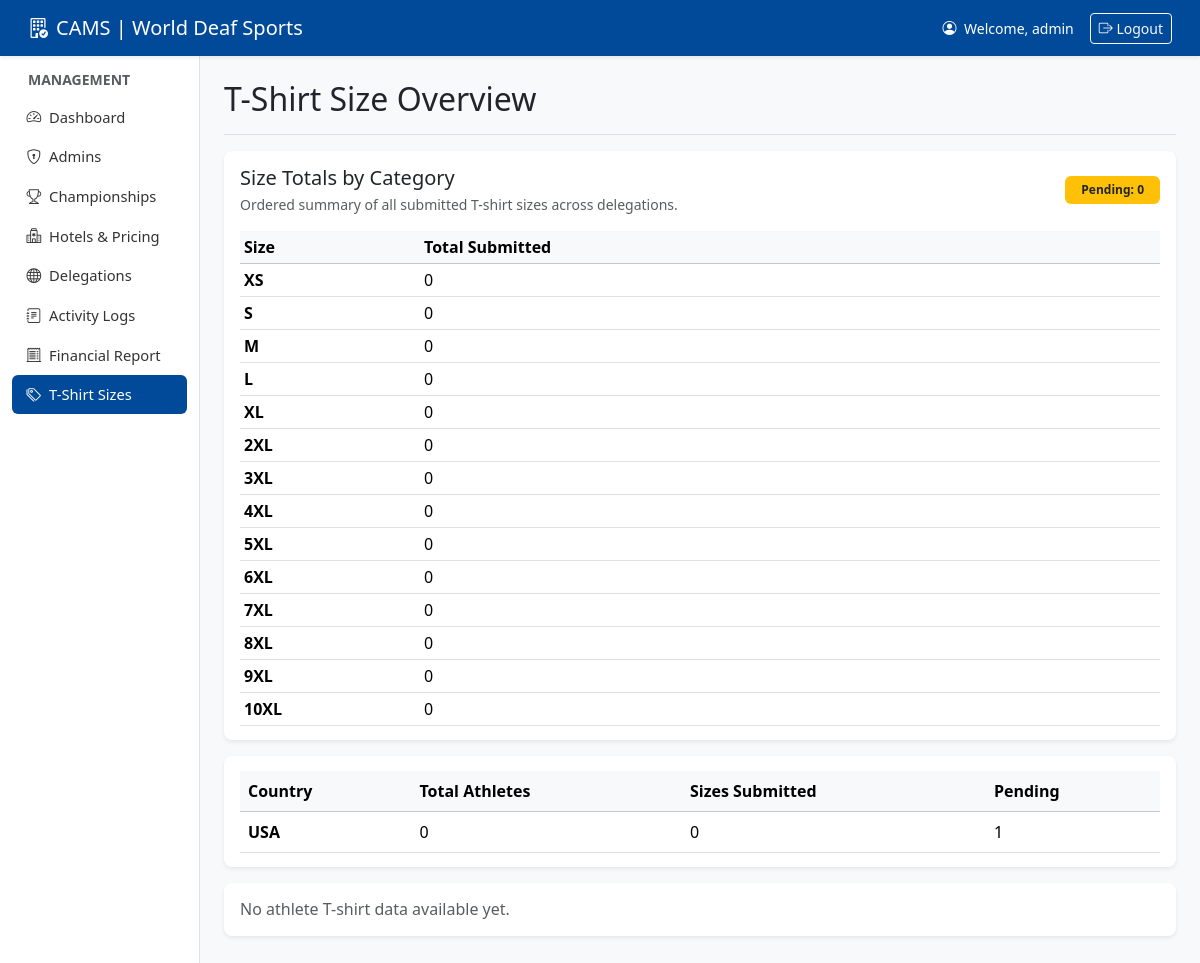
The page /admin/tshirts.php (signed in) on the database its author committed.
### tables this page shows
CREATE TABLE IF NOT EXISTS users (
    id INT AUTO_INCREMENT PRIMARY KEY,
    username VARCHAR(50) NOT NULL UNIQUE,
    password VARCHAR(255) NOT NULL,
    role ENUM('admin', 'country_manager') NOT NULL,
    status ENUM('active', 'suspended') NOT NULL DEFAULT 'active',
    suspended_at TIMESTAMP NULL DEFAULT NULL,
    country_name VARCHAR(100) NULL,
    created_at TIMESTAMP DEFAULT CURRENT_TIMESTAMP,
    updated_at TIMESTAMP DEFAULT CURRENT_TIMESTAMP ON UPDATE CURRENT_TIMESTAMP
);

### admin/tshirts.php (the view, shortened to what this page needs)
<?php
require_once 'includes/auth.php';
$sizeOptions = ['XS', 'S', 'M', 'L', 'XL'];
for ($size = 2; $size <= 10; $size++) {
    $sizeOptions[] = $size . 'XL';
}
$summaryStmt = $pdo->query("SELECT
    u.id,
    u.country_name,
    COUNT(a.id) AS athlete_count,
    SUM(CASE WHEN a.tshirt_size IS NOT NULL AND a.tshirt_size <> '' THEN 1 ELSE 0 END) AS sized_count,
    SUM(CASE WHEN a.tshirt_size IS NULL OR a.tshirt_size = '' THEN 1 ELSE 0 END) AS pending_count
    FROM users u
    LEFT JOIN athletes a ON a.country_id = u.id
    WHERE u.role = 'country_manager'
    GROUP BY u.id, u.country_name
    ORDER BY u.country_name ASC");
$delegationSummary = $summaryStmt->fetchAll(PDO::FETCH_ASSOC);
$sizeTotals = array_fill_keys($sizeOptions, 0);
$pendingSizesStmt = $pdo->query("SELECT COUNT(*) FROM athletes WHERE tshirt_size IS NULL OR tshirt_size = ''");
$pendingSizes = intval($pendingSizesStmt->fetchColumn());
$athletesByCountry = [];
$delegationStatsByCountry = [];
foreach ($delegationSummary as $delegationRow) {
    $countryName = $delegationRow['country_name'] ?: 'Unassigned Country';
    $delegationStatsByCountry[$countryName] = [
        'athlete_count' => (int) $delegationRow['athlete_count'],
        'sized_count' => (int) $delegationRow['sized_count'],
        'pending_count' => (int) $delegationRow['pending_count'],
    ];
}
require_once 'includes/header.php';
?>
<div class="d-flex justify-content-between flex-wrap flex-md-nowrap align-items-center pb-2 mb-3 border-bottom">
    <h1 class="h2">T-Shirt Size Overview</h1>
</div>
<div class="card shadow-sm mb-3">
    <div class="card-body">
        <div class="d-flex justify-content-between align-items-center flex-wrap gap-2 mb-3">
            <div>
                <h5 class="card-title mb-1">Size Totals by Category</h5>
                <p class="text-muted small mb-0">Ordered summary of all submitted T-shirt sizes across delegations.</p>
            </div>
            <span class="badge bg-warning text-dark px-3 py-2">Pending: <?php echo $pendingSizes; ?></span>
        </div>
        <div class="table-responsive">
            <table class="table table-sm table-hover align-middle mb-0">
                <thead class="table-light">
                    <tr>
                        <th style="width: 180px;">Size</th>
                        <th>Total Submitted</th>
                    </tr>
                </thead>
                <tbody>
                    <?php foreach ($sizeOptions as $sizeOption): ?>
                        <tr>
                            <td class="fw-semibold"><?php echo htmlspecialchars($sizeOption); ?></td>
                            <td><?php echo $sizeTotals[$sizeOption]; ?></td>
                        </tr>
                    <?php endforeach; ?>
                </tbody>
            </table>
        </div>
    </div>
</div>
<div class="card shadow-sm mb-3">
    <div class="card-body">
        <?php if (count($delegationSummary) > 0): ?>
            <div class="table-responsive">
                <table class="table table-hover align-middle mb-0">
                    <thead class="table-light">
                        <tr>
                            <th>Country</th>
                            <th>Total Athletes</th>
                            <th>Sizes Submitted</th>
                            <th>Pending</th>
                        </tr>
                    </thead>
                    <tbody>
                        <?php foreach ($delegationSummary as $row): ?>
                            <tr>
                                <td class="fw-semibold"><?php echo htmlspecialchars($row['country_name']); ?></td>
                                <td><?php echo intval($row['athlete_count']); ?></td>
                                <td><?php echo intval($row['sized_count']); ?></td>
                                <td><?php echo intval($row['pending_count']); ?></td>
                            </tr>
                        <?php endforeach; ?>
                    </tbody>
                </table>
            </div>
        <?php else: ?>
            <p class="text-muted mb-0">No delegations or athletes found yet.</p>
        <?php endif; ?>
    </div>
</div>
<?php if (count($athletesByCountry) > 0): ?>
    <div class="card shadow-sm">
        <div class="card-body">
            <div class="d-flex justify-content-between align-items-center flex-wrap gap-2 mb-3">
                <div>
                    <h5 class="card-title mb-1">Athletes by Country</h5>
                    <p class="text-muted small mb-0">Expand a country to review submitted and pending T-shirt sizes.</p>
                </div>
                <span class="text-muted small"><?php echo count($athletesByCountry); ?> country group(s)</span>
            </div>
            <div class="accordion" id="countryTshirtAccordion">
                <?php $countryIndex = 0; ?>
                <?php foreach ($athletesByCountry as $countryName => $countryAthletes): ?>
                    <?php
                    $accordionId = 'countryTshirt' . $countryIndex;
                    $headingId = $accordionId . 'Heading';
                    $collapseId = $accordionId . 'Collapse';
                    $countryStats = $delegationStatsByCountry[$countryName] ?? [
                        'athlete_count' => count($countryAthletes),
                        'sized_count' => 0,
                        'pending_count' => 0,
                    ];
                    $isExpanded = $countryIndex === 0;
                    ?>
                    <div class="accordion-item">
                        <h2 class="accordion-header" id="<?php echo htmlspecialchars($headingId); ?>">
                            <button class="accordion-button<?php echo $isExpanded ? '' : ' collapsed'; ?>" type="button" data-bs-toggle="collapse" data-bs-target="#<?php echo htmlspecialchars($collapseId); ?>" aria-expanded="<?php echo $isExpanded ? 'true' : 'false'; ?>" aria-controls="<?php echo htmlspecialchars($collapseId); ?>">
                                <div class="w-100 d-flex justify-content-between align-items-center flex-wrap gap-2 pe-3">
                                    <span class="fw-semibold"><?php echo htmlspecialchars($countryName); ?></span>
                                    <span class="d-flex align-items-center flex-wrap gap-2 small">
                                        <span class="badge text-bg-light border text-dark"><?php echo $countryStats['athlete_count']; ?> athlete(s)</span>
                                        <span class="badge text-bg-success"><?php echo $countryStats['sized_count']; ?> submitted</span>
                                        <span class="badge text-bg-warning text-dark"><?php echo $countryStats['pending_count']; ?> pending</span>
                                    </span>
                                </div>
                            </button>
                        </h2>
                        <div id="<?php echo htmlspecialchars($collapseId); ?>" class="accordion-collapse collapse<?php echo $isExpanded ? ' show' : ''; ?>" aria-labelledby="<?php echo htmlspecialchars($headingId); ?>" data-bs-parent="#countryTshirtAccordion">
                            <div class="accordion-body">
                                <div class="table-responsive">
                                    <table class="table table-sm table-hover align-middle mb-0">
                                        <thead class="table-light">
                                            <tr>
                                                <th>Name</th>
                                                <th>Gender</th>
                                                <th>T-Shirt Size</th>
                                            </tr>
                                        </thead>
                                        <tbody>
                                            <?php foreach ($countryAthletes as $athlete): ?>
                                                <tr>
                                                    <td><?php echo htmlspecialchars($athlete['first_name'] . ' ' . $athlete['last_name']); ?></td>
                                                    <td><?php echo htmlspecialchars($athlete['gender']); ?></td>
                                                    <td>
                                                        <?php if (!empty($athlete['tshirt_size'])): ?>
                                                            <span class="badge bg-primary-subtle text-primary border"><?php echo htmlspecialchars($athlete['tshirt_size']); ?></span>
                                                        <?php else: ?>
                                                            <span class="text-muted">Not set</span>
                                                        <?php endif; ?>
                                                    </td>
                                                </tr>
                                            <?php endforeach; ?>
                                        </tbody>
                                    </table>
                                </div>
                            </div>
                        </div>
                    </div>
                    <?php $countryIndex++; ?>
                <?php endforeach; ?>
            </div>
        </div>
    </div>
<?php else: ?>
    <div class="card shadow-sm">
        <div class="card-body">
            <p class="text-muted mb-0">No athlete T-shirt data available yet.</p>
        </div>
    </div>
<?php endif; ?>
<?php
require_once 'includes/footer.php';
?>

### admin/includes/header.php (style rules this page uses)
:root { --primary-blue: #004a99; --secondary-blue: #e6f0ff; --accent-blue: #007bff; }
body { background-color: #f8f9fa; font-family: 'Segoe UI', Tahoma, Geneva, Verdana, sans-serif; }
.card { border: none; border-radius: 8px; box-shadow: 0 2px 4px rgba(0,0,0,0.04); margin-bottom: 12px; }
.card-body { padding: 0.9rem 1rem; }
.border-bottom { margin-bottom: 0.8rem; }

### rows shown on the page
users: country_name "USA", athlete_count "0", sized_count "0", pending_count "1"

### other values the page prints
$_SESSION['username'] "admin"
$pendingSizes "0"
$sizeOption "XS"
$sizeTotals[$sizeOption] "0"
$sizeOption "S"
$sizeOption "M"
$sizeOption "L"
$sizeOption "XL"
$sizeOption "2XL"
$sizeOption "3XL"
$sizeOption "4XL"
$sizeOption "5XL"
$sizeOption "6XL"
$sizeOption "7XL"
$sizeOption "8XL"
